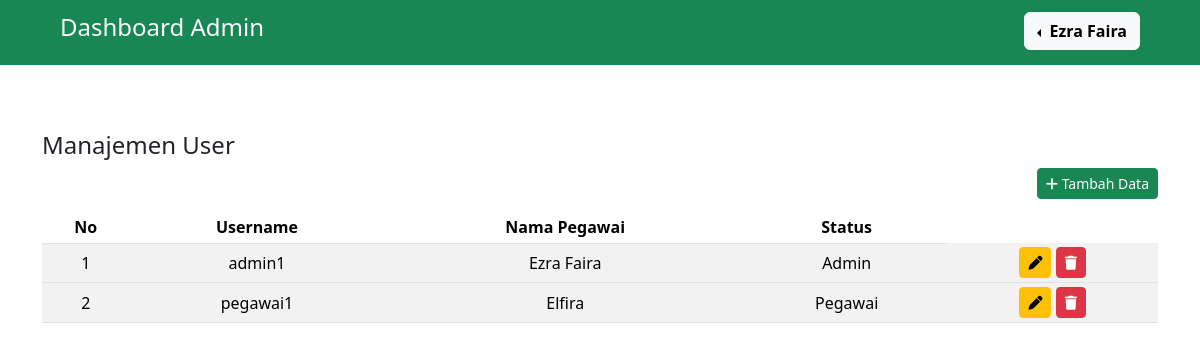
The app's page /user/index.php (signed in) with its own data.
### tables this page shows
CREATE TABLE `user` (
  `username` varchar(255) NOT NULL,
  `nmUser` varchar(50) NOT NULL,
  `password` varchar(255) NOT NULL,
  `status` varchar(20) NOT NULL
);

### user/index.php (the view, shortened to what this page needs)
<?php
include '../config.php';
?>
<!DOCTYPE html>
<html lang="en">
<head>
    <link href="https://cdn.jsdelivr.net/npm/bootstrap@5.3.2/dist/css/bootstrap.min.css" rel="stylesheet">
    <link rel="stylesheet" href="https://cdnjs.cloudflare.com/ajax/libs/font-awesome/6.4.2/css/all.min.css">
    <link rel="stylesheet" href="https://cdn.datatables.net/1.11.3/css/jquery.dataTables.min.css">
</head>
<body>
    <nav class="navbar navbar-expand-sm navbar-light bg-success" style="margin-bottom: 50px; padding-bottom: 10px;">
        <div class="container-fluid">
            <a class="navbar-brand text-light ms-5" href="#">
                <h4>Dashboard Admin</h4>
            </a>
            <div class="collapse navbar-collapse" id="navbarSupportedContent">
                <?php
                if (!isset($_SESSION['username'])) {
                ?>
                    <a class="nav-link btn btn-primary btn-sm d-flex justify-content-end" style="color: white;" aria-current="page" href="login.php">Login</a>
                <?php } else { ?>
                    <div class="btn-group dropstart">
                        <button type="button" class="btn btn-light dropdown-toggle me-5" data-bs-toggle="dropdown" aria-expanded="false">
                            <b><?php echo $_SESSION['nmUser']; ?></b>
                        </button>
                    </div>
                <?php } ?>
            </div>
        </div>
    </nav>
    <div class="container">
        <div class="row">
            <div class="col mt-3">
                <h4>Manajemen User</h4>
            </div>
        </div>
        <div class="row">
            <div class="col">
                <a href="#" class="btn btn-success btn-sm float-end mb-2" data-bs-toggle="modal" data-bs-target="#tambahdata"><i class="fas fa-plus"></i> Tambah Data</a>
            </div>
        </div>
        <table class="table table-striped table-sm mt-1" id="tabel">
            <thead>
                <tr align="center">
                    <th>No</th>
                    <th>Username</th>
                    <th>Nama Pegawai</th>
                    <th>Status</th>
                </tr>
            </thead>
            <tbody align="center">
                <?php
                $no = 1;
                $panggil = $koneksi->query("SELECT * FROM user");
                while ($row = $panggil->fetch_array()) {
                ?>
                    <tr align="center">
                        <td class="align-middle"><?= $no++; ?></td>
                        <td class="align-middle"><?= $row['username']; ?></td>
                        <td class="align-middle"><?= $row['nmUser'] ?></td>
                        <td class="align-middle"><?= $row['status'] ?></td>
                        <td class="align-middle"><a data-href="#" class="btn btn-warning btn-sm update" data-bs-toggle="modal" data-bs-target="#editdata" data-username="<?= $row['username'] ?>" data-nmUser="<?= $row['nmUser'] ?>" data-password="<?= $row['password'] ?>"><i class="fas fa-pen"></i></a>
                            <a href="#" class="btn btn-danger btn-sm delete" data-bs-toggle="modal" data-bs-target="#hapusdata" data-username="<?= $row['username'] ?>" data-nmUser="<?= $row['nmUser'] ?>" data-password="<?= $row['password'] ?>"><i class="fas fa-trash"></i></a>
                        </td>
                    </tr>
            </tbody>
        <?php } ?>
        </table>
    </div>
</body>
</html>

### records on screen
user: username "admin1", nmUser "Ezra Faira", status "Admin"
user: username "pegawai1", nmUser "Elfira", status "Pegawai"

### other values on screen
$_SESSION['nmUser'] "Ezra Faira"
